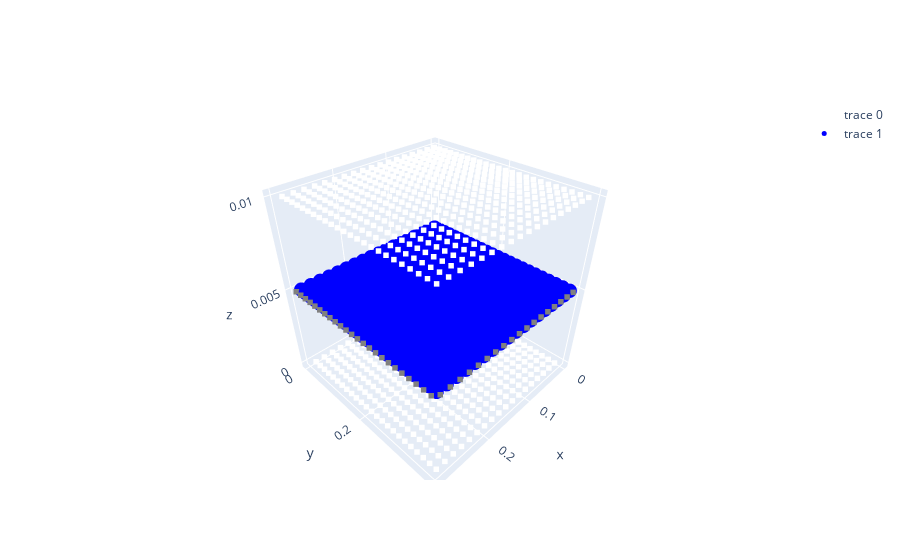

The notebook cell this image was saved under:
### Code cell
#--------malla T -------------------------
malla = Mesh(2, volumes = (nvx, nvy), lengths = (lx, ly, lz))
malla.tag_wall_neumann("W", Fw) # Esta es la condición original del problema
#malla.tag_wall_dirichlet("W", Fw)
malla.tag_wall_dirichlet("N", Tn)
malla.tag_wall_insulated(["E", "S"])
malla.draw()

### Figure 1 — Plotly figure (JSON) as saved in the notebook; plotly's stock layout.template omitted (floating-point values rounded to 4 significant figures; data arrays with more than 128 entries replaced by an {"elided": "..."} marker saying what was removed)
{"data": [{"marker": {"color": {"elided": "948 str values"}, "size": 2, "symbol": "square"}, "mode": "markers", "type": "scatter3d", "x": {"elided": "948 float values"}, "y": {"elided": "948 float values"}, "z": {"elided": "948 float values"}}, {"marker": {"color": "blue", "size": 5}, "mode": "markers", "type": "scatter3d", "x": {"elided": "432 float values"}, "y": {"elided": "432 float values"}, "z": {"elided": "432 float values"}}], "layout": {}}
